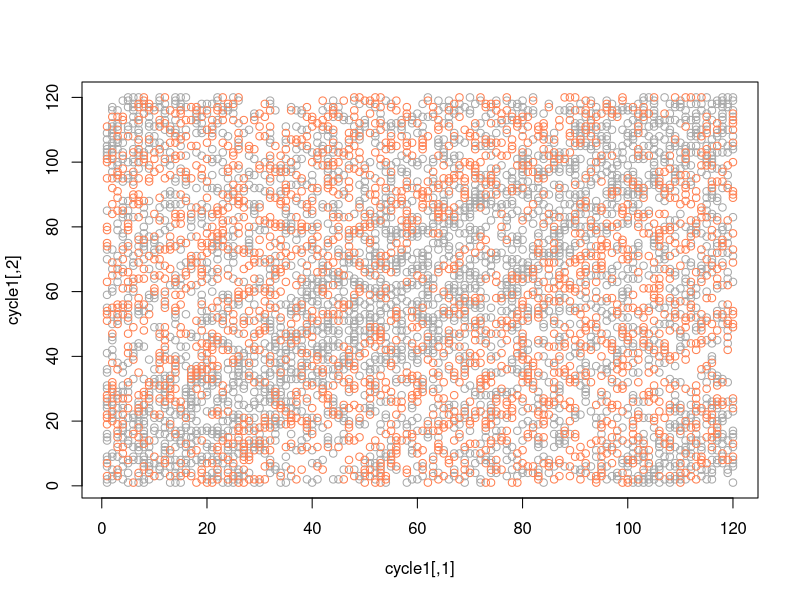

Source code (R):
#mult 4 version
shuriken <- c(
  1, 1, 2, 3, 5, 1, 6, 0, 
  3, 3, 6, 2, 1, 3, 4, 0,
  2, 2, 4, 6, 3, 2, 5, 0, 
  6, 6, 5, 4, 2, 6, 1, 0, 
  4, 4, 1, 5, 6, 4, 3, 0, 
  5, 5, 3, 1, 4, 5, 2, 0
)

shuriken <- floor(runif(24) * 6)
shuriken <- c(1,1,2,3,0,
              3,3,1,4,0,
              4,4,3,2,0,
              2,2,4,1,0) # base 5
shuriken <- c(1,1,2,3,5,2,1,3,4,1,5,0,5,5,4,3,1,4,5,3,2,5,1,0) # base 6
# base 10
shuriken <- c(1,1,2,3,5,8,3,1,4,5,9,4,3,7,0,7,7,4,1,5,6,1,7,8,5,3,8,1,9,0,9,9,8,7,5,2,7,9,6,5,1,6,7,3,0,3,3,6,9,5,4,9,3,2,5,7,2,9,1,0,1,2,3,5,8,3,1,4,5,9,4,3,7,0,7,7,4,1,5,6,1,7,8,5,3,8,1,9,0,9,9,8,7,5,2,7,9,6,5,1,6,7,3,0,3,3,6,9,5,4,9,3,2,5,7,2,9,1,0,1)

next_pair <- function(v) {
  a_new <- (v[1] + shuriken[v[2]] - 1) %% length(shuriken) + 1
  #b_new <- (v[2] + shuriken[a_new] - 1) %% length(shuriken) + 1
  return(c(v[2], a_new))
}

compute_iterates <- function(v, n_its) {
  iterates <- matrix(0, n_its, 2)
  for (i in 1:n_its) {
    iterates[i, ] <- v
    v <- next_pair(v)
  }
  print(dim(unique(iterates))[1])
  iterates[1:dim(unique(iterates))[1],]
}

cycle1 <- compute_iterates(c(1,1), 5000)
cycle2 <- compute_iterates(c(1,3), 2000)
#cycle3 <- compute_iterates(c(2,26), 2000)
#cycle4 <- compute_iterates(c(3,27), 2000)

plot(cycle1, col = 'gray66')
points(cycle2, col='coral')
#points(cycle3, col='blue')
#points(cycle4, col='green')


table(shuriken[cycle1])

